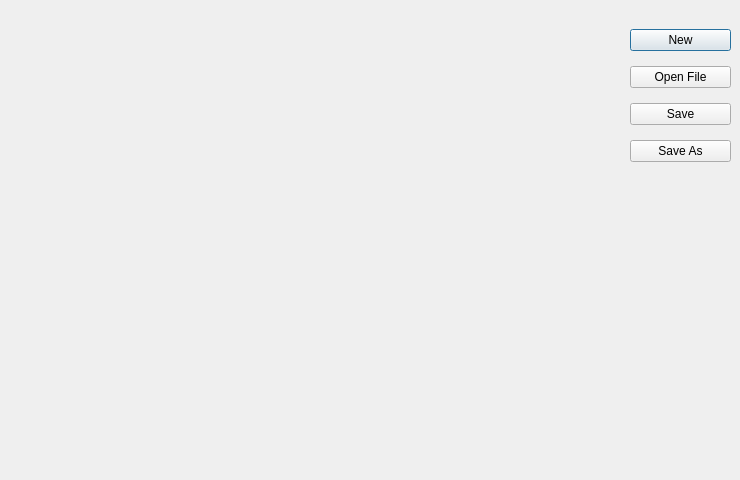
<?xml version="1.0" encoding="UTF-8"?>
<ui version="4.0">
 <class>ScriptEditor</class>
 <widget class="QDialog" name="ScriptEditor">
  <property name="geometry">
   <rect>
    <x>0</x>
    <y>0</y>
    <width>740</width>
    <height>480</height>
   </rect>
  </property>
  <property name="windowTitle">
   <string>Script Editor</string>
  </property>
  <widget class="QWidget" name="verticalLayoutWidget">
   <property name="geometry">
    <rect>
     <x>630</x>
     <y>20</y>
     <width>101</width>
     <height>151</height>
    </rect>
   </property>
   <layout class="QVBoxLayout" name="verticalLayout">
    <item>
     <widget class="QPushButton" name="newButton">
      <property name="text">
       <string>New</string>
      </property>
     </widget>
    </item>
    <item>
     <widget class="QPushButton" name="openFileButton">
      <property name="text">
       <string>Open File</string>
      </property>
     </widget>
    </item>
    <item>
     <widget class="QPushButton" name="saveButton">
      <property name="text">
       <string>Save</string>
      </property>
     </widget>
    </item>
    <item>
     <widget class="QPushButton" name="saveAsButton">
      <property name="text">
       <string>Save As</string>
      </property>
     </widget>
    </item>
   </layout>
  </widget>
  <widget class="QWidget" name="verticalLayoutWidget_3">
   <property name="geometry">
    <rect>
     <x>20</x>
     <y>20</y>
     <width>591</width>
     <height>441</height>
    </rect>
   </property>
   <layout class="QVBoxLayout" name="editorLayout"/>
  </widget>
 </widget>
 <resources/>
 <connections/>
</ui>
